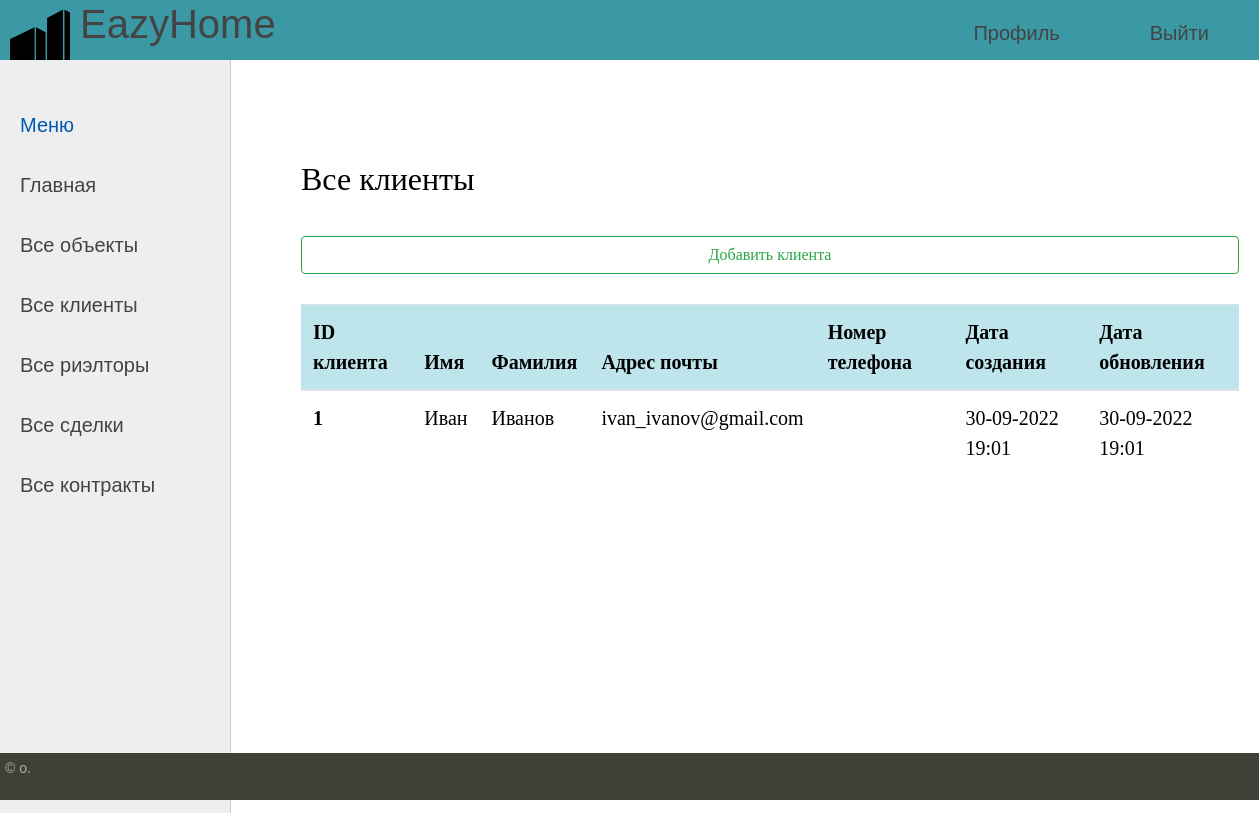
The page /clients/ on the database as committed earlier.
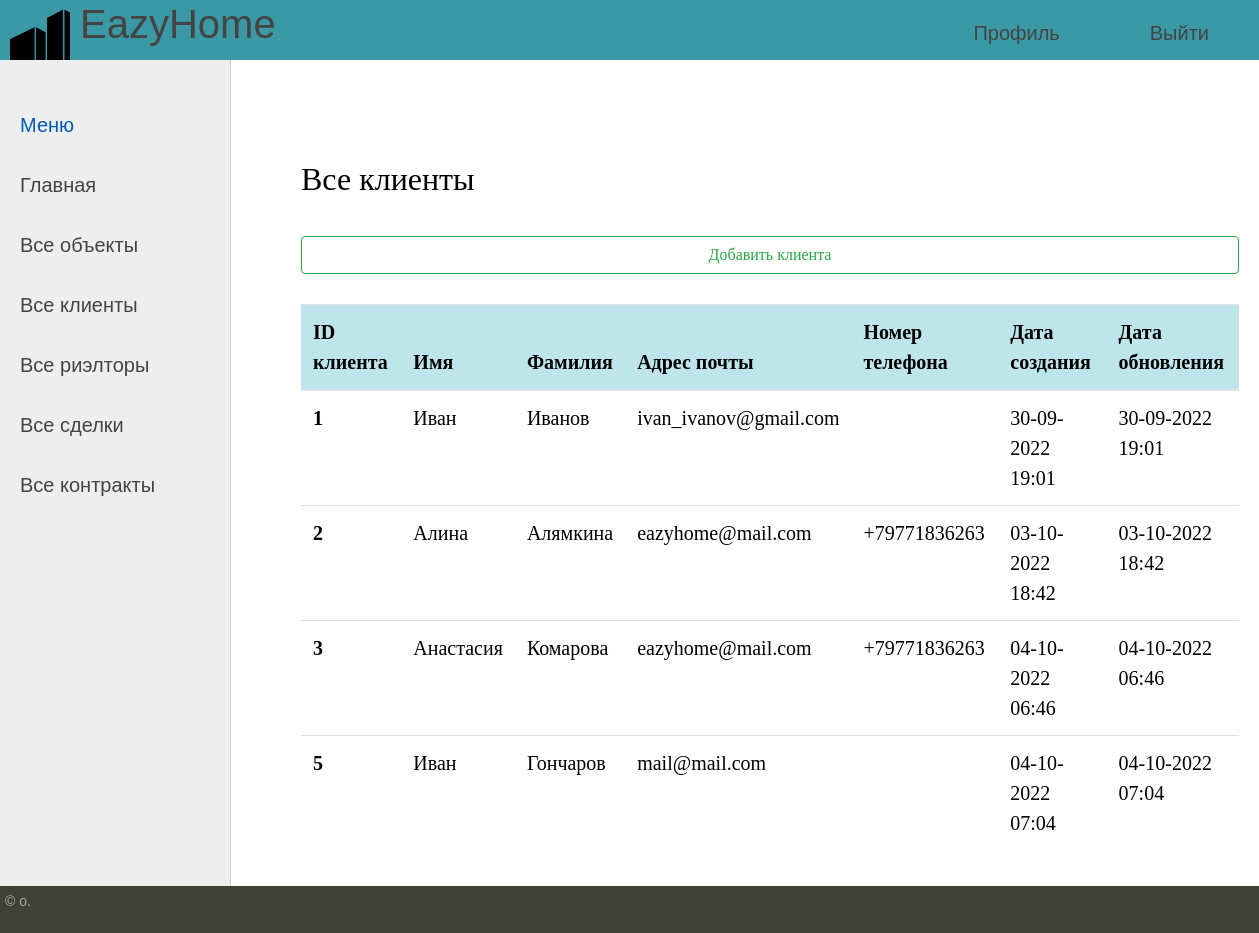
The same page on the database as committed later.
### buildings/models.py (models this page shows)
class Client(models.Model):
    id_client = models.AutoField(auto_created=True, primary_key=True, serialize=False, verbose_name='id_client')
    firstname = models.CharField(max_length=255, verbose_name="Имя")
    lastname = models.CharField(max_length=255, verbose_name="Фамилия")
    email = models.CharField(max_length=255, verbose_name="Email")
    phonenumber = PhoneNumberField(blank=True, verbose_name="Номер телефона")
    time_create = models.DateTimeField(auto_now_add=True, verbose_name="Дата создания")
    time_update = models.DateTimeField(auto_now_add=True, verbose_name="Дата обновления")

### buildings/views.py (the view)
# urls.py: path('clients/', get_clients, name='clients'),
def get_clients(request):
    model = Client.objects.all()
    context = {
        'model': model,
        'menu': menu,
        'title': 'Все клиенты'
    }
    return render(request, 'buildings/clients.html', context = context)

### buildings/templates/buildings/clients.html
{% extends 'buildings/base.html' %}
{% block content %}
<h2>{{title}}</h2>
<button type="button" class="btn btn-outline-success" onclick="location.href={% url 'add_client' %}">Добавить клиента</button>
	<table class="table table-hover">
  <thead class="table-info">
    <tr>
      <th scope="col">ID клиента</th>
      <th scope="col">Имя</th>
      <th scope="col">Фамилия</th>
      <th scope="col">Адрес почты</th>
      <th scope="col">Номер телефона</th>
	  <th scope="col">Дата создания</th>
	  <th scope="col">Дата обновления</th>
    </tr>
  </thead>
  <tbody>
    {% for p in model %}
    <tr>
      <th scope="row">{{p.id_client}}</th>
      <td>{{p.firstname}}</td>
      <td>{{p.lastname}}</td>
      <td>{{p.email}}</td>
      <td>{{p.phonenumber}}</td>
	  <td>{{p.time_create|date:"d-m-Y H:i"}}</td>
	  <td>{{p.time_update|date:"d-m-Y H:i"}}</td>
		{% endfor %}
    </tr>
  </tbody>
</table>
{% endblock %}

Rows that differ between the two databases and show on the page:
added Client: id_client "2", firstname "Алина", lastname "Алямкина", email "eazyhome@mail.com", phonenumber "+79771836263", time_create "03-10-2022 18:42", time_update "03-10-2022 18:42"
added Client: id_client "3", firstname "Анастасия", lastname "Комарова", email "eazyhome@mail.com", phonenumber "+79771836263", time_create "04-10-2022 06:46", time_update "04-10-2022 06:46"
added Client: id_client "5", firstname "Иван", lastname "Гончаров", email "mail@mail.com", time_create "04-10-2022 07:04", time_update "04-10-2022 07:04"
